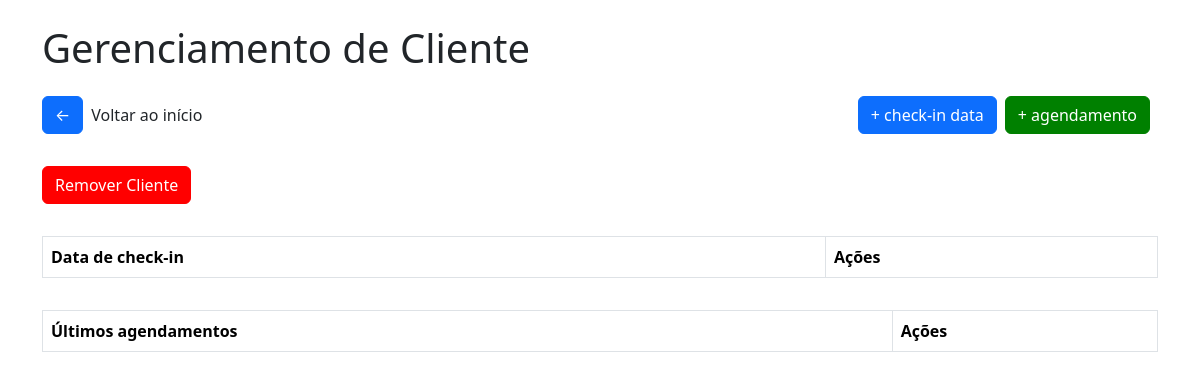
The page /clientemassagem/5 on the database as committed earlier.
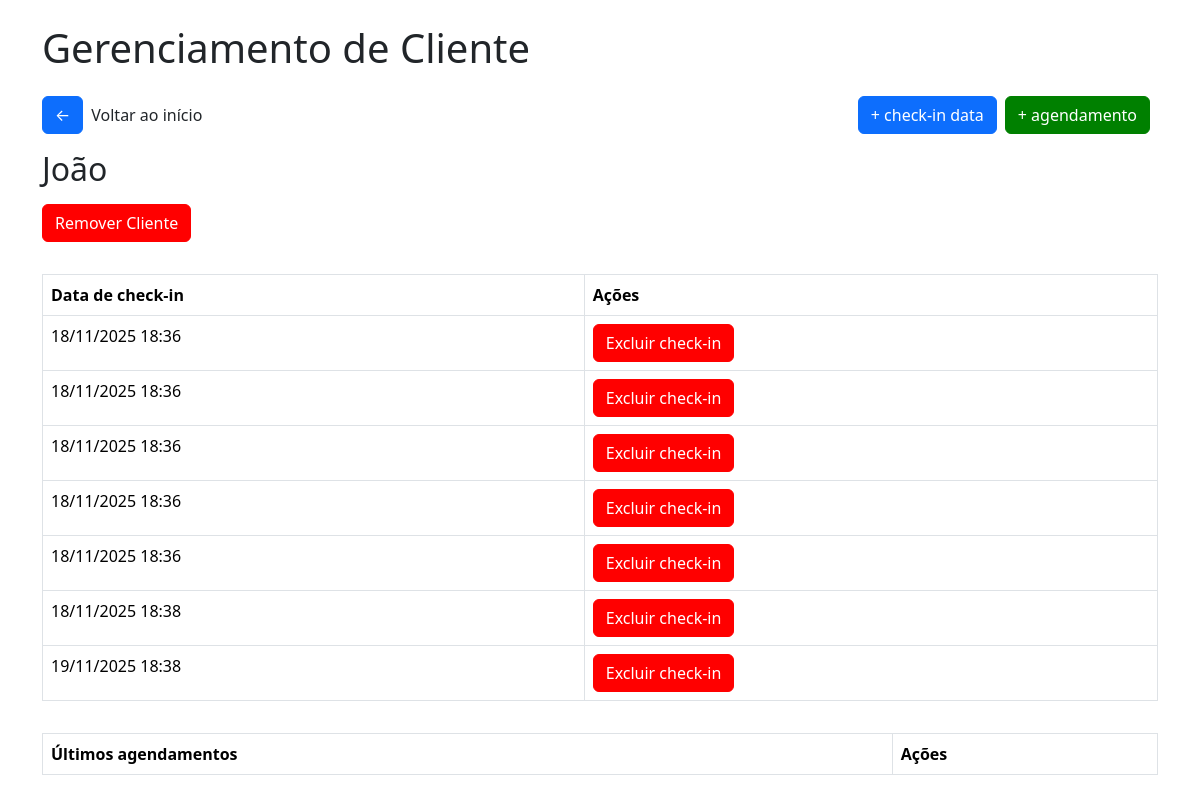
The same page on the database as committed later.
### tables this page shows
CREATE TABLE cliente_massagem (
        id INTEGER PRIMARY KEY AUTOINCREMENT,
        nome TEXT NOT NULL,
        status BOOLEAN DEFAULT FALSE,
        checkins INTEGER DEFAULT 0
    );

CREATE TABLE checkin_massagem (
        id INTEGER PRIMARY KEY AUTOINCREMENT,
        cliente_id INTEGER,
        data DATETIME,
        FOREIGN KEY(cliente_id) REFERENCES clientes(id)
    );

### app/views/massagem.py (the view)
@app.route('/clientemassagem/<int:cliente_id>')
def cliente_massagem(cliente_id):
    conn = get_db_connection()
    cliente = conn.execute("SELECT * FROM cliente_massagem WHERE id = ?", (cliente_id,)).fetchone()
    checkins = conn.execute("SELECT * FROM checkin_massagem WHERE cliente_id = ? ORDER BY data ASC", (cliente_id,))
    agendamentos = conn.execute("SELECT * FROM historico_agendamento_massagem WHERE cliente_id = ? ORDER BY data ASC", (cliente_id,))
    return render_template('massagem/cliente_massagem.html', cliente=cliente, checkins=checkins, agendamentos=agendamentos)

### app/model/model.py (called while the page is built)
def get_db_connection():
    conn = sqlite3.connect('checkins.db')
    conn.row_factory = sqlite3.Row
    return conn

### app/templates/massagem/cliente_massagem.html (shortened to what this page needs)
<!DOCTYPE html>
<html lang="pt-br">
<head>
    <link href="https://cdn.jsdelivr.net/npm/bootstrap@5.3.2/dist/css/bootstrap.min.css" rel="stylesheet">
    <link rel="stylesheet" href="{{url_for('static', filename='css/style.css')}}">
    <link rel="stylesheet" href="{{url_for('static', filename='css/modal.css')}}">
</head>
<body>
    <div class="container">
        <h1 class="mb-4">
            Gerenciamento de Cliente
        </h1>
        <div class="box-btn-home">
            <div class="box"><a href="/" class="btn btn-primary btn-home">&#x2190</a>
            <p>Voltar ao início</p></div>
            <div class="box">
                <a href="/adcheckindatamassagem/{{cliente.id}}" class="btn btn-primary btn-home">+ check-in data</a>
                <a href="/adicionaragendamentomassagem/{{cliente.id}}" class="btn btn-primary btn-home green">+ agendamento</a>
            </div>
        </div>
        <h2 class="mb-3">
            {{cliente.nome}}
        </h2>
        <button class="btn btn-primary btn-remover" id="openModal">Remover Cliente</button>
        <table class="table table-bordered table-checkin">
            <thead>
                <tr>
                <th>Data de check-in</th>
                <th>Ações</th>
                </tr>
            </thead>
            <tbody>
                {% for checkin in checkins %}
                <tr>
                <td>{{ checkin.data }}</td>
                <td><a href="/excluircheckinmassagem/{{checkin.id}}" class="btn btn-primary btn-remover excludecheckin">Excluir check-in</a></td>
                </tr>
                {% endfor %}
            </tbody>
        </table>
        <table class="table table-bordered table-checkin">
            <thead>
                <tr>
                <th>Últimos agendamentos</th>
                <th>Ações</th>
                </tr>
            </thead>
        </table>
</body>
</html>

### app/static/css/style.css (style rules this page uses)
body { padding: 24px; }
a { text-decoration: none; }
.btn-remover { background-color: red; border-color: red; }
.btn-home { margin-bottom: 16px; margin-right: 8px; }
.box-btn-home { width: 100%; display: flex; justify-content: space-between; align-items: center; }
.box-btn-home .box { display: flex; justify-content: center; align-items: center; }
.table-checkin { margin-top: 32px; }
.excludecheckin { color: white; }
.green { background-color: green; border-color:green; }

Rows that differ between the two databases and show on the page:
added cliente_massagem: nome "João"
added checkin_massagem: data "18/11/2025 18:36"
added checkin_massagem: data "18/11/2025 18:36"
added checkin_massagem: data "18/11/2025 18:36"
added checkin_massagem: data "18/11/2025 18:36"
added checkin_massagem: data "18/11/2025 18:36"
added checkin_massagem: data "18/11/2025 18:38"
added checkin_massagem: data "19/11/2025 18:38"
